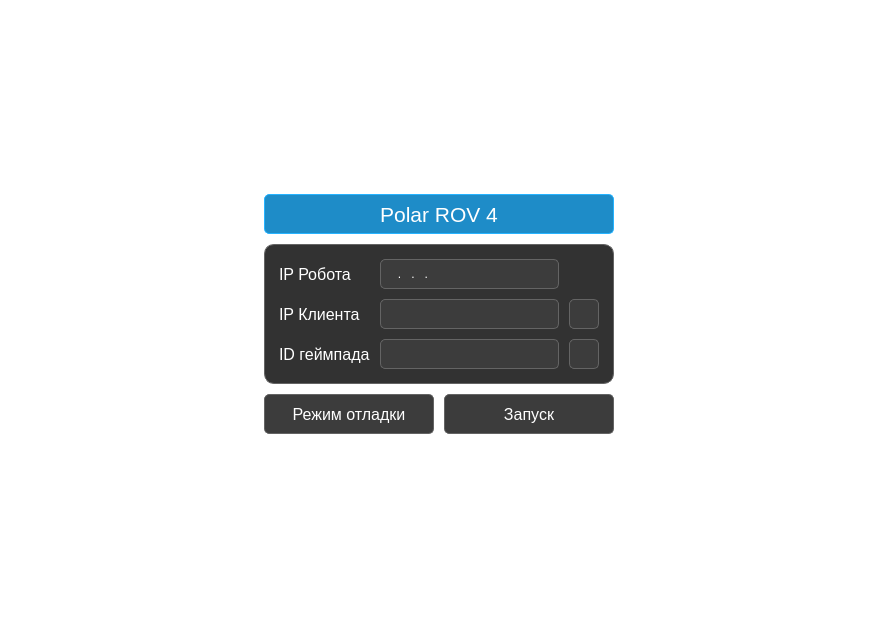
<?xml version="1.0" encoding="UTF-8"?>
<ui version="4.0">
 <class>AutorizationWidget</class>
 <widget class="QWidget" name="AutorizationWidget">
  <property name="geometry">
   <rect>
    <x>0</x>
    <y>0</y>
    <width>878</width>
    <height>627</height>
   </rect>
  </property>
  <property name="windowTitle">
   <string>AutorizationWidget</string>
  </property>
  <property name="styleSheet">
   <string notr="true">background: transparent;</string>
  </property>
  <layout class="QGridLayout" name="gridLayout_2">
   <property name="leftMargin">
    <number>0</number>
   </property>
   <property name="topMargin">
    <number>0</number>
   </property>
   <property name="rightMargin">
    <number>0</number>
   </property>
   <property name="bottomMargin">
    <number>0</number>
   </property>
   <property name="spacing">
    <number>10</number>
   </property>
   <item row="2" column="0">
    <spacer name="horizontalSpacer">
     <property name="orientation">
      <enum>Qt::Horizontal</enum>
     </property>
     <property name="sizeHint" stdset="0">
      <size>
       <width>220</width>
       <height>20</height>
      </size>
     </property>
    </spacer>
   </item>
   <item row="2" column="2">
    <spacer name="horizontalSpacer_2">
     <property name="orientation">
      <enum>Qt::Horizontal</enum>
     </property>
     <property name="sizeHint" stdset="0">
      <size>
       <width>40</width>
       <height>20</height>
      </size>
     </property>
    </spacer>
   </item>
   <item row="1" column="1">
    <widget class="QLabel" name="NameLabel">
     <property name="sizePolicy">
      <sizepolicy hsizetype="Preferred" vsizetype="Fixed">
       <horstretch>0</horstretch>
       <verstretch>0</verstretch>
      </sizepolicy>
     </property>
     <property name="minimumSize">
      <size>
       <width>0</width>
       <height>40</height>
      </size>
     </property>
     <property name="maximumSize">
      <size>
       <width>16777215</width>
       <height>40</height>
      </size>
     </property>
     <property name="font">
      <font>
       <pointsize>16</pointsize>
      </font>
     </property>
     <property name="styleSheet">
      <string notr="true">QLabel
{
	color: white;
	background-color:rgb(30,140,200);
	border-width:1px;
	border-color: rgb(38,179,255);
	border-radius:5px;
	border-style:solid;
}</string>
     </property>
     <property name="text">
      <string>Polar ROV 4</string>
     </property>
     <property name="alignment">
      <set>Qt::AlignCenter</set>
     </property>
    </widget>
   </item>
   <item row="4" column="1">
    <spacer name="verticalSpacer_4">
     <property name="orientation">
      <enum>Qt::Vertical</enum>
     </property>
     <property name="sizeHint" stdset="0">
      <size>
       <width>20</width>
       <height>40</height>
      </size>
     </property>
    </spacer>
   </item>
   <item row="2" column="1">
    <widget class="QWidget" name="InputWidget" native="true">
     <property name="sizePolicy">
      <sizepolicy hsizetype="Fixed" vsizetype="Fixed">
       <horstretch>0</horstretch>
       <verstretch>0</verstretch>
      </sizepolicy>
     </property>
     <property name="minimumSize">
      <size>
       <width>350</width>
       <height>140</height>
      </size>
     </property>
     <property name="maximumSize">
      <size>
       <width>350</width>
       <height>140</height>
      </size>
     </property>
     <property name="styleSheet">
      <string notr="true">background-color:rgb(50,50,50);
    border-width:1px;
    border-color :rgb(100,100,100);
    border-radius:10px;
    border-style:solid;</string>
     </property>
     <layout class="QGridLayout" name="gridLayout">
      <property name="leftMargin">
       <number>15</number>
      </property>
      <property name="topMargin">
       <number>15</number>
      </property>
      <property name="rightMargin">
       <number>15</number>
      </property>
      <property name="bottomMargin">
       <number>15</number>
      </property>
      <property name="spacing">
       <number>10</number>
      </property>
      <item row="2" column="1">
       <widget class="QComboBox" name="GamepadComboBox">
        <property name="minimumSize">
         <size>
          <width>0</width>
          <height>30</height>
         </size>
        </property>
        <property name="maximumSize">
         <size>
          <width>16777215</width>
          <height>30</height>
         </size>
        </property>
        <property name="styleSheet">
         <string notr="true">QComboBox {
	font: 10pt &quot;MS Shell Dlg 2&quot;;
	color: white;
    padding: 1px 18px 1px 5px;
}

QComboBox:editable {
    background: rgb(60,60,60);
	border: 1px solid rgb(100,100,100) ;
    border-top-left-radius: 5px;
	border-top-right-radius: 5px;
}

QComboBox:!editable, QComboBox::drop-down:editable { /* Штука не выдвинута*/
	background: rgb(60,60,60);
	border: 1px solid rgb(100,100,100) ;
    border-top-left-radius: 5px;
	border-top-right-radius: 5px;
	border-bottom-left-radius: 5px;
	border-bottom-right-radius: 5px;
}

QComboBox:!editable:on, QComboBox::drop-down:editable:on { /* Штука выдвинута*/
	background: rgb(60,60,60);
	border: 1px solid rgb(100,100,100) ;
    border-top-left-radius: 5px;
	border-top-right-radius: 5px;
	border-bottom-left-radius: 0px;
	border-bottom-right-radius: 0px;
} 

QComboBox::drop-down {
    subcontrol-origin: padding;
    subcontrol-position: top right;
    width: 15px;

    border-top-right-radius: 5px; /* same radius as the QComboBox */
    border-bottom-right-radius: 5px;
}

QComboBox::down-arrow {
    image: url(Icons/ComboBoxDownArrow.png);
	width: 10px;
	height: 10px;
	right: 5px;
} 

QComboBox::down-arrow:on { /* shift the arrow when popup is open */
    image: url(Icons/ComboBoxUpArrow.png);
}

QComboBox QAbstractItemView {
	color: white;
	border: 1px solid rgb(100,100,100) ;
	border-radius: 5px;
	border-top-left-radius: 0px;
	border-top-right-radius: 0px;
	background-color: rgb(60,60,60);
    selection-background-color: rgb(30,140,200);
}</string>
        </property>
       </widget>
      </item>
      <item row="0" column="0">
       <widget class="QLabel" name="RobotIPLabel">
        <property name="sizePolicy">
         <sizepolicy hsizetype="Fixed" vsizetype="Fixed">
          <horstretch>0</horstretch>
          <verstretch>0</verstretch>
         </sizepolicy>
        </property>
        <property name="minimumSize">
         <size>
          <width>0</width>
          <height>30</height>
         </size>
        </property>
        <property name="maximumSize">
         <size>
          <width>16777215</width>
          <height>30</height>
         </size>
        </property>
        <property name="font">
         <font>
          <family>MS Shell Dlg 2</family>
          <pointsize>12</pointsize>
          <weight>50</weight>
          <bold>false</bold>
          <kerning>true</kerning>
         </font>
        </property>
        <property name="styleSheet">
         <string notr="true">color: white;
border: none;</string>
        </property>
        <property name="text">
         <string>IP Робота</string>
        </property>
       </widget>
      </item>
      <item row="2" column="0">
       <widget class="QLabel" name="GamepadIDLabel">
        <property name="sizePolicy">
         <sizepolicy hsizetype="Preferred" vsizetype="Fixed">
          <horstretch>0</horstretch>
          <verstretch>0</verstretch>
         </sizepolicy>
        </property>
        <property name="minimumSize">
         <size>
          <width>0</width>
          <height>30</height>
         </size>
        </property>
        <property name="maximumSize">
         <size>
          <width>16777215</width>
          <height>30</height>
         </size>
        </property>
        <property name="font">
         <font>
          <family>MS Shell Dlg 2</family>
          <pointsize>12</pointsize>
          <weight>50</weight>
          <bold>false</bold>
          <kerning>true</kerning>
         </font>
        </property>
        <property name="styleSheet">
         <string notr="true">color: white;
border: none;</string>
        </property>
        <property name="text">
         <string>ID геймпада</string>
        </property>
       </widget>
      </item>
      <item row="2" column="2">
       <widget class="QPushButton" name="RefreshGamepadIDsButton">
        <property name="sizePolicy">
         <sizepolicy hsizetype="Fixed" vsizetype="Fixed">
          <horstretch>0</horstretch>
          <verstretch>0</verstretch>
         </sizepolicy>
        </property>
        <property name="minimumSize">
         <size>
          <width>30</width>
          <height>30</height>
         </size>
        </property>
        <property name="maximumSize">
         <size>
          <width>30</width>
          <height>30</height>
         </size>
        </property>
        <property name="font">
         <font>
          <family>Arial</family>
          <pointsize>10</pointsize>
          <weight>50</weight>
          <bold>false</bold>
          <stylestrategy>PreferDefault</stylestrategy>
          <kerning>true</kerning>
         </font>
        </property>
        <property name="cursor">
         <cursorShape>ArrowCursor</cursorShape>
        </property>
        <property name="toolTip">
         <string>Обновить</string>
        </property>
        <property name="layoutDirection">
         <enum>Qt::RightToLeft</enum>
        </property>
        <property name="styleSheet">
         <string notr="true">QPushButton {
	color: white;
	background-color:rgb(60,60,60);
	border: 1px solid rgb(100,100,100);
	border-radius:5px;
	icon: url(Icons/ReloadIcon.png);
}

QPushButton:hover:!pressed {
    background-color: rgb(70,70,70);
}

QToolTip
{
	color: white;
	background-color: rgb(30,140,200);
	border: 1px solid rgb(38,179,255);
	border-radius: 3px;
}</string>
        </property>
        <property name="text">
         <string/>
        </property>
        <property name="iconSize">
         <size>
          <width>20</width>
          <height>20</height>
         </size>
        </property>
        <property name="autoDefault">
         <bool>false</bool>
        </property>
       </widget>
      </item>
      <item row="1" column="0">
       <widget class="QLabel" name="ClientIPLabel">
        <property name="enabled">
         <bool>true</bool>
        </property>
        <property name="sizePolicy">
         <sizepolicy hsizetype="Fixed" vsizetype="Fixed">
          <horstretch>0</horstretch>
          <verstretch>0</verstretch>
         </sizepolicy>
        </property>
        <property name="minimumSize">
         <size>
          <width>0</width>
          <height>30</height>
         </size>
        </property>
        <property name="maximumSize">
         <size>
          <width>16777215</width>
          <height>30</height>
         </size>
        </property>
        <property name="font">
         <font>
          <family>MS Shell Dlg 2</family>
          <pointsize>12</pointsize>
          <weight>50</weight>
          <bold>false</bold>
          <kerning>true</kerning>
         </font>
        </property>
        <property name="styleSheet">
         <string notr="true">color: white;
border: none;</string>
        </property>
        <property name="text">
         <string>IP Клиента</string>
        </property>
       </widget>
      </item>
      <item row="1" column="2">
       <widget class="QPushButton" name="RefreshClientIPsButton">
        <property name="sizePolicy">
         <sizepolicy hsizetype="Fixed" vsizetype="Fixed">
          <horstretch>0</horstretch>
          <verstretch>0</verstretch>
         </sizepolicy>
        </property>
        <property name="minimumSize">
         <size>
          <width>30</width>
          <height>30</height>
         </size>
        </property>
        <property name="maximumSize">
         <size>
          <width>30</width>
          <height>30</height>
         </size>
        </property>
        <property name="font">
         <font>
          <family>Arial</family>
          <pointsize>10</pointsize>
          <weight>50</weight>
          <bold>false</bold>
          <stylestrategy>PreferDefault</stylestrategy>
          <kerning>true</kerning>
         </font>
        </property>
        <property name="cursor">
         <cursorShape>ArrowCursor</cursorShape>
        </property>
        <property name="toolTip">
         <string>Обновить</string>
        </property>
        <property name="layoutDirection">
         <enum>Qt::RightToLeft</enum>
        </property>
        <property name="styleSheet">
         <string notr="true">QPushButton {
	color: white;
	background-color:rgb(60,60,60);
	border: 1px solid rgb(100,100,100);
	border-radius:5px;
	icon: url(Icons/ReloadIcon.png);
}

QPushButton:hover:!pressed {
    background-color: rgb(70,70,70);
}

QToolTip
{
	color: white;
	background-color: rgb(30,140,200);
	border: 1px solid rgb(38,179,255);
	border-radius: 3px;
}</string>
        </property>
        <property name="text">
         <string/>
        </property>
        <property name="iconSize">
         <size>
          <width>20</width>
          <height>20</height>
         </size>
        </property>
        <property name="autoDefault">
         <bool>false</bool>
        </property>
       </widget>
      </item>
      <item row="1" column="1">
       <widget class="QComboBox" name="ClientIPComboBox">
        <property name="minimumSize">
         <size>
          <width>0</width>
          <height>30</height>
         </size>
        </property>
        <property name="maximumSize">
         <size>
          <width>16777215</width>
          <height>30</height>
         </size>
        </property>
        <property name="styleSheet">
         <string notr="true">QComboBox {
	font: 10pt &quot;MS Shell Dlg 2&quot;;
	color: white;
    padding: 1px 18px 1px 5px;
}

QComboBox:editable {
    background: rgb(60,60,60);
	border: 1px solid rgb(100,100,100) ;
    border-top-left-radius: 5px;
	border-top-right-radius: 5px;
}

QComboBox:!editable, QComboBox::drop-down:editable { /* Штука не выдвинута*/
	background: rgb(60,60,60);
	border: 1px solid rgb(100,100,100) ;
    border-top-left-radius: 5px;
	border-top-right-radius: 5px;
	border-bottom-left-radius: 5px;
	border-bottom-right-radius: 5px;
}

QComboBox:!editable:on, QComboBox::drop-down:editable:on { /* Штука выдвинута*/
	background: rgb(60,60,60);
	border: 1px solid rgb(100,100,100) ;
    border-top-left-radius: 5px;
	border-top-right-radius: 5px;
	border-bottom-left-radius: 0px;
	border-bottom-right-radius: 0px;
} 

QComboBox::drop-down {
    subcontrol-origin: padding;
    subcontrol-position: top right;
    width: 15px;

    border-top-right-radius: 5px; /* same radius as the QComboBox */
    border-bottom-right-radius: 5px;
}

QComboBox::down-arrow {
    image: url(Icons/ComboBoxDownArrow.png);
	width: 10px;
	height: 10px;
	right: 5px;
} 

QComboBox::down-arrow:on { /* shift the arrow when popup is open */
    image: url(Icons/ComboBoxUpArrow.png);
}

QComboBox QAbstractItemView {
	color: white;
	border: 1px solid rgb(100,100,100) ;
	border-radius: 5px;
	border-top-left-radius: 0px;
	border-top-right-radius: 0px;
	background-color: rgb(60,60,60);
    selection-background-color: rgb(30,140,200);
}</string>
        </property>
       </widget>
      </item>
      <item row="0" column="1">
       <widget class="QLineEdit" name="RobotIPEdit">
        <property name="minimumSize">
         <size>
          <width>0</width>
          <height>30</height>
         </size>
        </property>
        <property name="maximumSize">
         <size>
          <width>16777215</width>
          <height>30</height>
         </size>
        </property>
        <property name="styleSheet">
         <string notr="true">QLineEdit {
	font: 10pt &quot;MS Shell Dlg 2&quot;;
	color: white;
	background: rgb(60,60,60);
	selection-background-color: rgb(30,140,200);
    border: 1px solid rgb(100,100,100);
    border-radius: 5px;
	padding-left: 5px;
}</string>
        </property>
        <property name="inputMask">
         <string>000.000.000.000</string>
        </property>
        <property name="text">
         <string>...</string>
        </property>
        <property name="frame">
         <bool>true</bool>
        </property>
       </widget>
      </item>
     </layout>
    </widget>
   </item>
   <item row="3" column="1">
    <widget class="QWidget" name="ButtonsWidget" native="true">
     <layout class="QHBoxLayout" name="horizontalLayout">
      <property name="spacing">
       <number>10</number>
      </property>
      <property name="leftMargin">
       <number>0</number>
      </property>
      <property name="topMargin">
       <number>0</number>
      </property>
      <property name="rightMargin">
       <number>0</number>
      </property>
      <property name="bottomMargin">
       <number>0</number>
      </property>
      <item>
       <widget class="QPushButton" name="DebugButton">
        <property name="enabled">
         <bool>true</bool>
        </property>
        <property name="minimumSize">
         <size>
          <width>0</width>
          <height>40</height>
         </size>
        </property>
        <property name="maximumSize">
         <size>
          <width>16777215</width>
          <height>40</height>
         </size>
        </property>
        <property name="font">
         <font>
          <family>MS Shell Dlg 2</family>
          <pointsize>12</pointsize>
          <weight>50</weight>
          <bold>false</bold>
          <stylestrategy>PreferDefault</stylestrategy>
          <kerning>true</kerning>
         </font>
        </property>
        <property name="cursor">
         <cursorShape>ArrowCursor</cursorShape>
        </property>
        <property name="layoutDirection">
         <enum>Qt::RightToLeft</enum>
        </property>
        <property name="styleSheet">
         <string notr="true">QPushButton {
color: white;
background-color:rgb(60,60,60);
border: 1px solid rgb(100,100,100);
border-radius:5px;
}

QPushButton:hover:!pressed {
    background-color: rgb(70,70,70);
}</string>
        </property>
        <property name="text">
         <string>Режим отладки</string>
        </property>
        <property name="iconSize">
         <size>
          <width>20</width>
          <height>20</height>
         </size>
        </property>
        <property name="autoDefault">
         <bool>false</bool>
        </property>
       </widget>
      </item>
      <item>
       <widget class="QPushButton" name="LaunchButton">
        <property name="enabled">
         <bool>true</bool>
        </property>
        <property name="minimumSize">
         <size>
          <width>0</width>
          <height>40</height>
         </size>
        </property>
        <property name="maximumSize">
         <size>
          <width>16777215</width>
          <height>40</height>
         </size>
        </property>
        <property name="font">
         <font>
          <family>MS Shell Dlg 2</family>
          <pointsize>12</pointsize>
          <weight>50</weight>
          <bold>false</bold>
          <stylestrategy>PreferDefault</stylestrategy>
          <kerning>true</kerning>
         </font>
        </property>
        <property name="cursor">
         <cursorShape>ArrowCursor</cursorShape>
        </property>
        <property name="layoutDirection">
         <enum>Qt::RightToLeft</enum>
        </property>
        <property name="styleSheet">
         <string notr="true">QPushButton {
color: white;
background-color:rgb(60,60,60);
border: 1px solid rgb(100,100,100);
border-radius:5px;
}

QPushButton:hover:!pressed {
    background-color: rgb(70,70,70);
}</string>
        </property>
        <property name="text">
         <string>Запуск</string>
        </property>
        <property name="iconSize">
         <size>
          <width>20</width>
          <height>20</height>
         </size>
        </property>
        <property name="autoDefault">
         <bool>false</bool>
        </property>
       </widget>
      </item>
     </layout>
    </widget>
   </item>
   <item row="0" column="1">
    <spacer name="verticalSpacer_5">
     <property name="orientation">
      <enum>Qt::Vertical</enum>
     </property>
     <property name="sizeHint" stdset="0">
      <size>
       <width>20</width>
       <height>40</height>
      </size>
     </property>
    </spacer>
   </item>
  </layout>
 </widget>
 <resources/>
 <connections/>
</ui>
